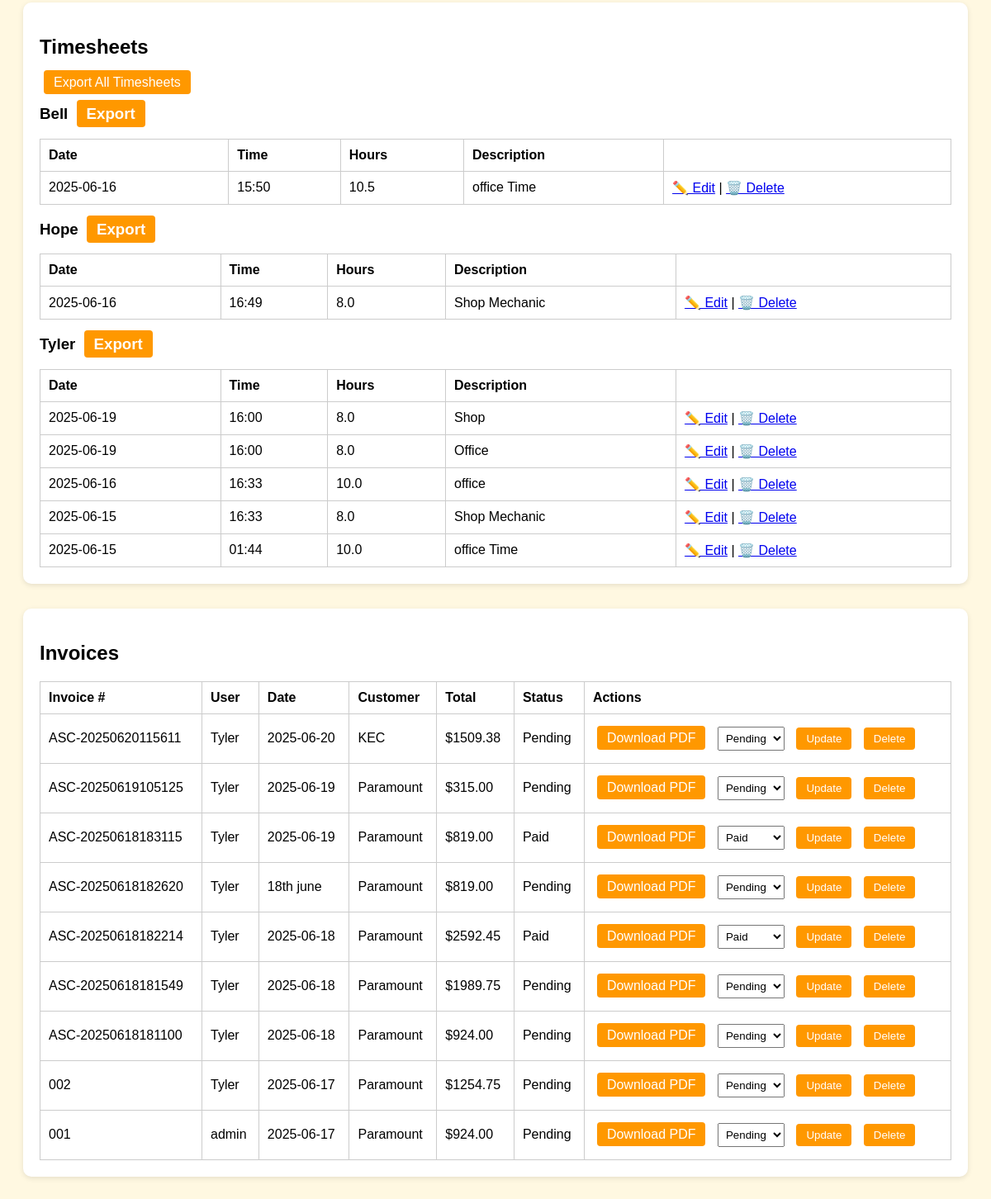
Before: /dashboard (signed in, lower part) with the older database file.
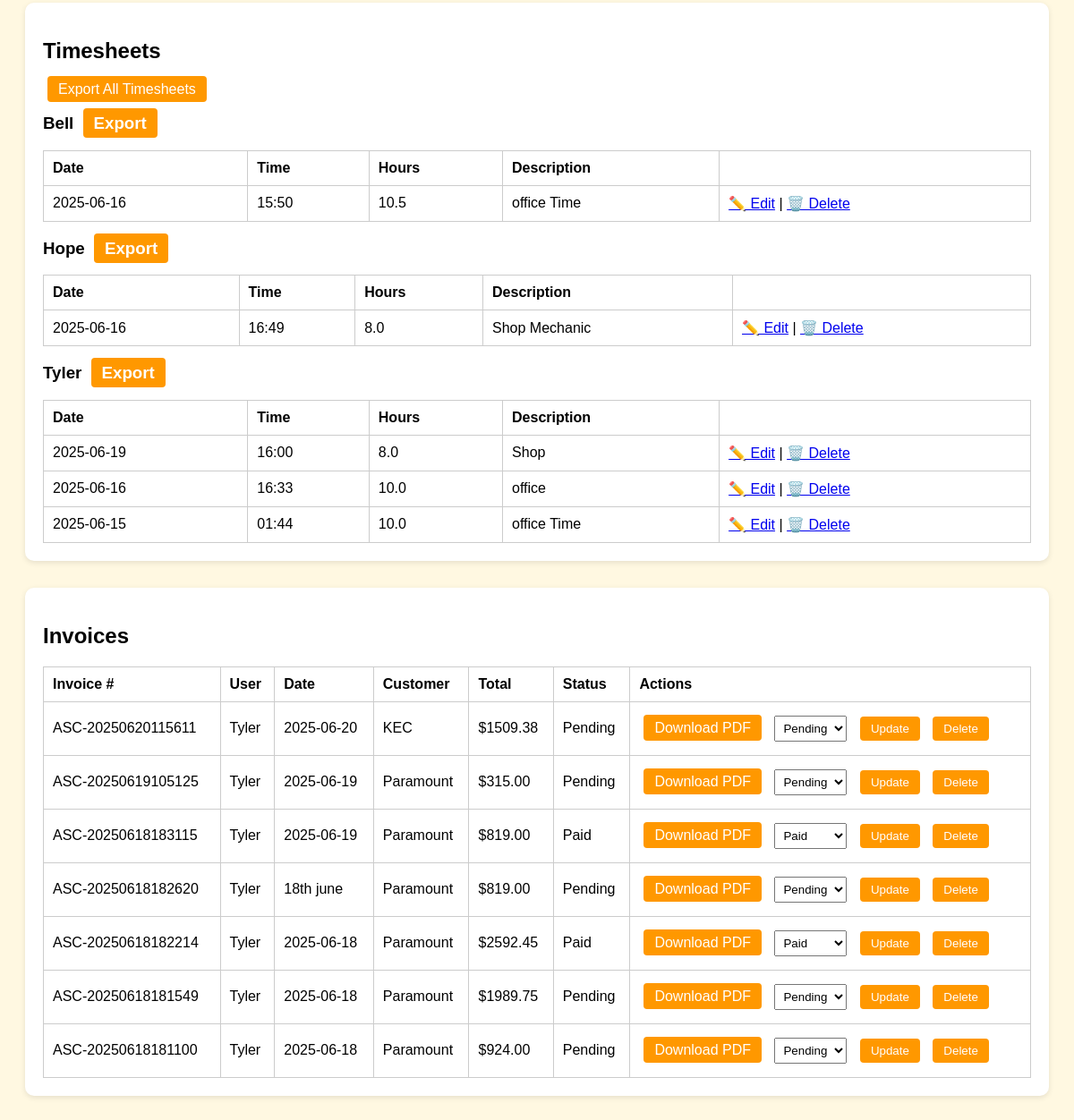
After: the same page with the newer database file.
### tables this page shows
CREATE TABLE timesheets (
        id INTEGER PRIMARY KEY AUTOINCREMENT,
        username TEXT,
        date TEXT,
        time TEXT,
        hours_worked REAL,
        description TEXT
    );

CREATE TABLE invoices (
        id INTEGER PRIMARY KEY AUTOINCREMENT,
        username TEXT,
        invoice_number TEXT,
        date TEXT,
        customer TEXT,
        location TEXT,
        po TEXT,
        afe TEXT,
        customer_rep TEXT,
        safety_rep TEXT,
        subtotal REAL,
        gst REAL,
        total REAL,
        line_items TEXT,
        notes TEXT,
        signature TEXT
    , status TEXT DEFAULT 'Pending');

### app.py (the view, shortened to what this page needs)
@app.route('/dashboard')
def dashboard():
    if 'user' not in session:
        return redirect(url_for('index'))
    conn = sqlite3.connect(DB_PATH)
    c = conn.cursor()
    if session['role'] == 'admin':
        search_user = request.args.get('search_user', '').strip()
        c.execute("SELECT username, role FROM users")
        users = c.fetchall()
        if search_user:
            c.execute("SELECT id, username, date, time, hours_worked, description FROM timesheets WHERE username=? ORDER BY date DESC", (search_user,))
            timesheet_rows = c.fetchall()
            c.execute("SELECT * FROM invoices WHERE username=? ORDER BY id DESC", (search_user,))
            invoice_rows = c.fetchall()
        else:
            c.execute("SELECT id, username, date, time, hours_worked, description FROM timesheets ORDER BY username, date DESC")
            timesheet_rows = c.fetchall()
            c.execute("SELECT * FROM invoices ORDER BY id DESC")
            invoice_rows = c.fetchall()
        timesheets = {}
        for row in timesheet_rows:
            timesheets.setdefault(row[1], []).append(row)
        invoices = invoice_rows
        conn.close()
        return render_template('admin_dashboard.html', users=users, timesheets=timesheets, invoices=invoices)

### templates/admin_dashboard.html (shortened to what this page needs)
<!DOCTYPE html>
<html lang="en">
<head>
</head>
<body>
<section>
  <h2>Timesheets</h2>
  <a class="btn" href="{{ url_for('export_all') }}">Export All Timesheets</a>
  {% for username, sheets in timesheets.items() %}
  <h3>
    {{ username }}
    <a class="btn" href="{{ url_for('export_user', username=username) }}">Export</a>
  </h3>
  <table>
    <tr><th>Date</th><th>Time</th><th>Hours</th><th>Description</th></tr>
    {% for entry in sheets %}
    <tr>
      <td>{{ entry[2] }}</td>
      <td>{{ entry[3] }}</td>
      <td>{{ entry[4] }}</td>
      <td>{{ entry[5] }}</td>
      <td>
          <a href="{{ url_for('edit_timesheet', entry_id=entry[0]) }}">✏️ Edit</a> |
          <a href="{{ url_for('delete_timesheet', entry_id=entry[0]) }}" onclick="return confirm('Delete this timesheet entry?')">🗑️ Delete</a>
      </td>
    </tr>
    {% endfor %}
  </table>
  {% endfor %}
</section>
  <section>
    <h2>Invoices</h2>
    <table>
      <tr>
  <th>Invoice #</th>
  <th>User</th>
  <th>Date</th>
  <th>Customer</th>
  <th>Total</th>
  <th>Status</th>
  <th>Actions</th>
</tr>
      {% for invoice in invoices %}
      <tr>
        <td>{{ invoice[2] }}</td>
        <td>{{ invoice[1] }}</td>
        <td>{{ invoice[3] }}</td>
        <td>{{ invoice[4] }}</td>
        <td>${{ '%.2f'|format(invoice[12]) }}</td>
        <td>{{ invoice[16] }}</td>
<td>
  <a class="btn" href="{{ url_for('download_invoice', invoice_id=invoice[0]) }}">Download PDF</a>
  <form action="{{ url_for('update_invoice_status', invoice_id=invoice[0]) }}" method="post" style="display:inline;">
    <select name="status">
      <option value="Pending" {% if invoice[16] == 'Pending' %}selected{% endif %}>Pending</option>
      <option value="Paid" {% if invoice[16] == 'Paid' %}selected{% endif %}>Paid</option>
    </select>
    <button class="btn" type="submit">Update</button>
  </form>
  <form action="{{ url_for('delete_invoice', invoice_id=invoice[0]) }}" method="post" style="display:inline;" onsubmit="return confirm('Are you sure you want to delete this invoice?');">
    <button class="btn btn-danger" type="submit">Delete</button>
  </form>
</td>
      </tr>
      {% endfor %}
    </table>
  </section>
</body>
</html>

Changed rows visible on the page:
removed timesheets: date "2025-06-19", time "16:00", hours_worked "8.0", description "Office", shown under "Tyler"
removed timesheets: date "2025-06-15", time "16:33", hours_worked "8.0", description "Shop Mechanic", shown under "Tyler"
removed invoices: invoice_number "002", username "Tyler", date "2025-06-17", customer "Paramount", total "1254.75", status "Pending"
removed invoices: invoice_number "001", username "admin", date "2025-06-17", customer "Paramount", total "924.00", status "Pending"
